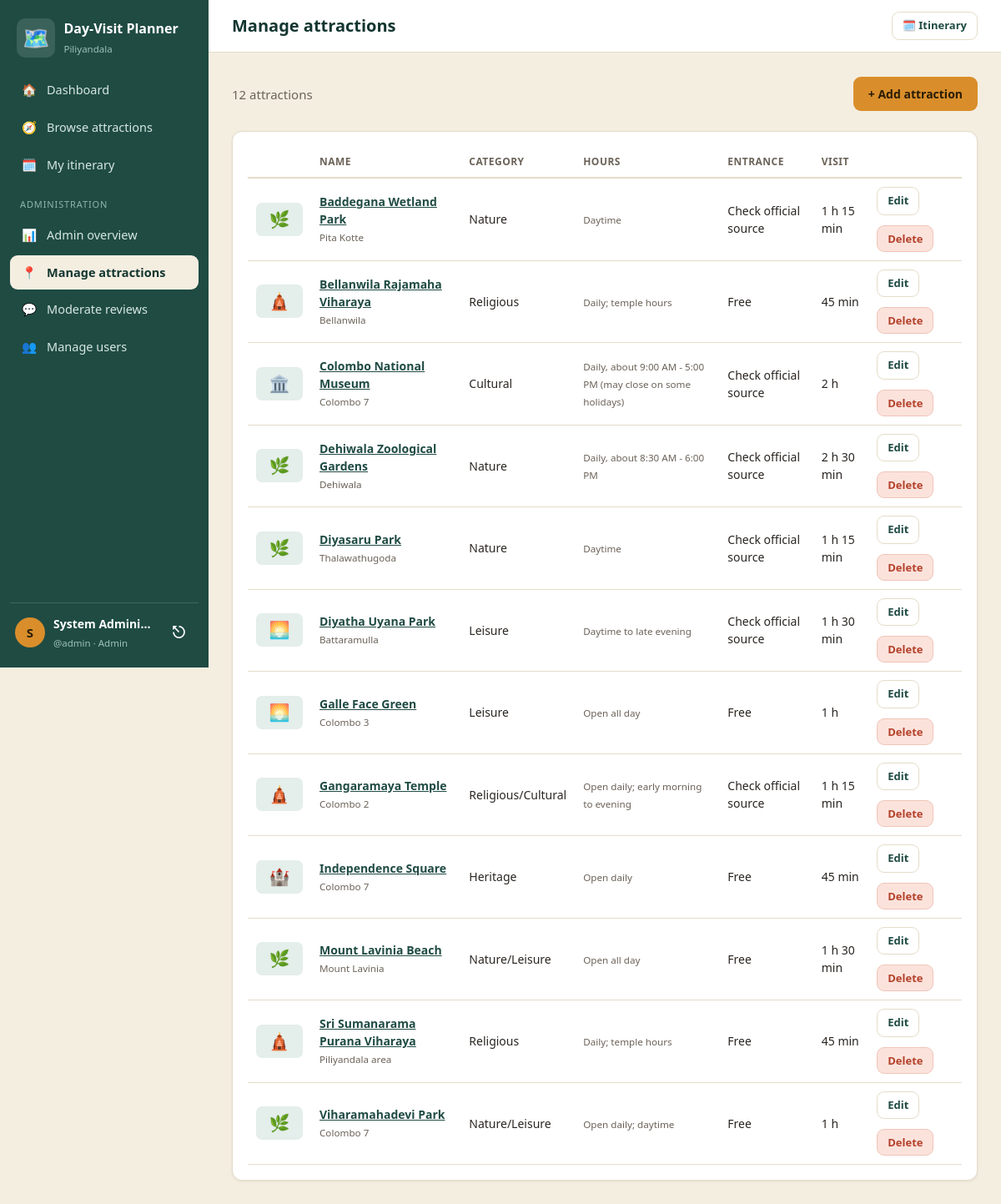
The page /admin/attractions.php (signed in) on the database its author committed.
### tables this page shows
CREATE TABLE ATTRACTION (
  AttractionID INT AUTO_INCREMENT PRIMARY KEY,
  Name VARCHAR(150) NOT NULL,
  Category VARCHAR(100) NOT NULL,
  Location VARCHAR(150) NULL,
  DistanceKm DECIMAL(5,1) NULL,
  Latitude DECIMAL(9,6) NULL,
  Longitude DECIMAL(9,6) NULL,
  MapQuery VARCHAR(255) NULL,
  OpeningHours VARCHAR(150) NULL,
  OpenTime TIME NULL,
  CloseTime TIME NULL,
  Fees DECIMAL(8,2) NULL,
  VisitMinutes INT NOT NULL DEFAULT 60,
  BestTime VARCHAR(150) NULL,
  Description TEXT NULL,
  Parking VARCHAR(255) NULL,
  Facilities VARCHAR(255) NULL,
  SafetyInfo VARCHAR(500) NULL,
  Accessibility VARCHAR(255) NULL,
  Rules VARCHAR(500) NULL
);

### config/config.php (called while the page is built, shortened)
<?php
function e($value): string
{
    return htmlspecialchars((string)$value, ENT_QUOTES, 'UTF-8');
}
function url(string $path = ''): string
{
    return BASE_URL . '/' . ltrim($path, '/');
}
function fee_text($fee): string
{
    if ($fee === null || $fee === '') {
        return 'Check official source';
    }
    return ((float)$fee == 0.0) ? 'Free' : 'LKR ' . number_format((float)$fee, 0);
}
function cat_icon(string $category): string
{
    $first = explode('/', $category)[0];
    $icons = ['Religious' => '🛕', 'Cultural' => '🏛️', 'Nature' => '🌿', 'Heritage' => '🏰', 'Leisure' => '🌅'];
    return $icons[$first] ?? '📍';
}
function fmt_duration(int $minutes): string
{
    if ($minutes < 60) {
        return $minutes . ' min';
    }
    $h = intdiv($minutes, 60);
    $m = $minutes % 60;
    return $m === 0 ? $h . ' h' : $h . ' h ' . $m . ' min';
}

### admin/attractions.php (the view, shortened to what this page needs)
<?php
require_once __DIR__ . '/../config/config.php';
require_once __DIR__ . '/../includes/layout.php';
$rows = $pdo->query(ATTR_SELECT . ' ORDER BY a.Name')->fetchAll();
?>
<div class="row between mb">
  <p class="muted"><?= count($rows) ?> attractions</p>
  <a class="btn" href="<?= e(url('admin/attraction_form.php')) ?>">+ Add attraction</a>
</div>
<div class="card table-wrap">
  <table>
    <tr><th></th><th>Name</th><th>Category</th><th>Hours</th><th>Entrance</th><th>Visit</th><th></th></tr>
    <?php foreach ($rows as $a): ?>
      <tr>
        <td><?php if ($a['Photo']): ?><img class="thumb-sm" src="<?= e(photo_src($a['Photo'])) ?>" alt=""><?php else: ?><div class="thumb-sm"><?= cat_icon($a['Category']) ?></div><?php endif; ?></td>
        <td><a href="<?= e(url('attraction.php?id=' . $a['AttractionID'])) ?>"><b><?= e($a['Name']) ?></b></a><br><small><?= e($a['Location']) ?></small></td>
        <td><?= e($a['Category']) ?></td>
        <td><small><?= e($a['OpeningHours']) ?></small></td>
        <td><?= e(fee_text($a['Fees'])) ?></td>
        <td><?= e(fmt_duration((int)$a['VisitMinutes'])) ?></td>
        <td>
          <div class="row">
            <a class="btn small ghost" href="<?= e(url('admin/attraction_form.php?id=' . $a['AttractionID'])) ?>">Edit</a>
            <form method="post" data-confirm="Delete <?= e($a['Name']) ?> and its photos and reviews?">
              <button class="btn small danger" type="submit">Delete</button>
            </form>
          </div>
        </td>
      </tr>
    <?php endforeach; ?>
  </table>
</div>

### assets/css/app.css (style rules this page uses)
:root { --teal:#1F4B43; --teal-dark:#143630; --teal-soft:#E4EEEA; --saffron:#D98E2B; --saffron-soft:#FBEBD0; --sand:#F4EEE1; --card:#FFFFFF; --ink:#2A2521; --soft:#6B6258; --line:#E5DCC9; --red:#B4412B; --red-soft:#FBE3DC; --radius:12px; --shadow:0 1px 3px rgba(40,30,10,.08); }
* { box-sizing:border-box; }
html,body { margin:0; }
body { font-family:'Segoe UI',system-ui,-apple-system,Roboto,sans-serif;background:var(--sand);color:var(--ink);font-size:15px;line-height:1.5; }
a { color:var(--teal); }
small { color:var(--soft); }
.muted { color:var(--soft); }
.card { background:var(--card);border:1px solid var(--line);border-radius:var(--radius);padding:18px;box-shadow:var(--shadow); }
.btn { display:inline-block;background:var(--saffron);color:#2A1C04;border:none;padding:10px 18px;border-radius:9px;font-weight:600;font-size:14px;cursor:pointer;text-decoration:none;font-family:inherit; }
.btn.ghost { background:transparent;border:1px solid var(--line);color:var(--teal); }
.btn.danger { background:var(--red-soft);color:var(--red);border:1px solid #F0C4B8; }
.btn.small { padding:6px 12px;font-size:13px; }
.row { display:flex;gap:12px;flex-wrap:wrap;align-items:center; }
.between { justify-content:space-between; }
.mb { margin-bottom:18px; }
.table-wrap { overflow-x:auto; }
table { width:100%;border-collapse:collapse;font-size:14px; }
th { text-align:left;font-size:12px;text-transform:uppercase;letter-spacing:.04em;color:var(--soft);padding:9px 10px;border-bottom:2px solid var(--line); }
td { padding:10px;border-bottom:1px solid var(--line);vertical-align:middle; }
.thumb-sm { width:56px;height:40px;border-radius:7px;object-fit:cover;background:var(--teal-soft);display:flex;align-items:center;justify-content:center;font-size:20px; }

### rows shown on the page
attraction: Category "🌿", Name "Baddegana Wetland Park", Location "Pita Kotte", Category "Nature", OpeningHours "Daytime", Fees "Check official source", VisitMinutes "1 h 15 min"
attraction: Category "🛕", Name "Bellanwila Rajamaha Viharaya", Location "Bellanwila", Category "Religious", OpeningHours "Daily; temple hours", Fees "Free", VisitMinutes "45 min"
attraction: Category "🏛️", Name "Colombo National Museum", Location "Colombo 7", Category "Cultural", OpeningHours "Daily, about 9:00 AM - 5:00 PM (may close on some holidays)", Fees "Check official source", VisitMinutes "2 h"
attraction: Category "🌿", Name "Dehiwala Zoological Gardens", Location "Dehiwala", Category "Nature", OpeningHours "Daily, about 8:30 AM - 6:00 PM", Fees "Check official source", VisitMinutes "2 h 30 min"
attraction: Category "🌿", Name "Diyasaru Park", Location "Thalawathugoda", Category "Nature", OpeningHours "Daytime", Fees "Check official source", VisitMinutes "1 h 15 min"
attraction: Category "🌅", Name "Diyatha Uyana Park", Location "Battaramulla", Category "Leisure", OpeningHours "Daytime to late evening", Fees "Check official source", VisitMinutes "1 h 30 min"
attraction: Category "🌅", Name "Galle Face Green", Location "Colombo 3", Category "Leisure", OpeningHours "Open all day", Fees "Free", VisitMinutes "1 h"
attraction: Category "🛕", Name "Gangaramaya Temple", Location "Colombo 2", Category "Religious/Cultural", OpeningHours "Open daily; early morning to evening", Fees "Check official source", VisitMinutes "1 h 15 min"
attraction: Category "🏰", Name "Independence Square", Location "Colombo 7", Category "Heritage", OpeningHours "Open daily", Fees "Free", VisitMinutes "45 min"
attraction: Category "🌿", Name "Mount Lavinia Beach", Location "Mount Lavinia", Category "Nature/Leisure", OpeningHours "Open all day", Fees "Free", VisitMinutes "1 h 30 min"
attraction: Category "🛕", Name "Sri Sumanarama Purana Viharaya", Location "Piliyandala area", Category "Religious", OpeningHours "Daily; temple hours", Fees "Free", VisitMinutes "45 min"
attraction: Category "🌿", Name "Viharamahadevi Park", Location "Colombo 7", Category "Nature/Leisure", OpeningHours "Open daily; daytime", Fees "Free", VisitMinutes "1 h"

### other values the page prints
$n[2] "🏠"
$n[3] "Dashboard"
$n[2] "🧭"
$n[3] "Browse attractions"
$n[2] "🗓️"
$n[3] "My itinerary"
$n[2] "📊"
$n[3] "Admin overview"
$n[2] "📍"
$n[3] "Manage attractions"
$n[2] "💬"
$n[3] "Moderate reviews"
$n[2] "👥"
$n[3] "Manage users"
substr($name, 0, 1) "S"
